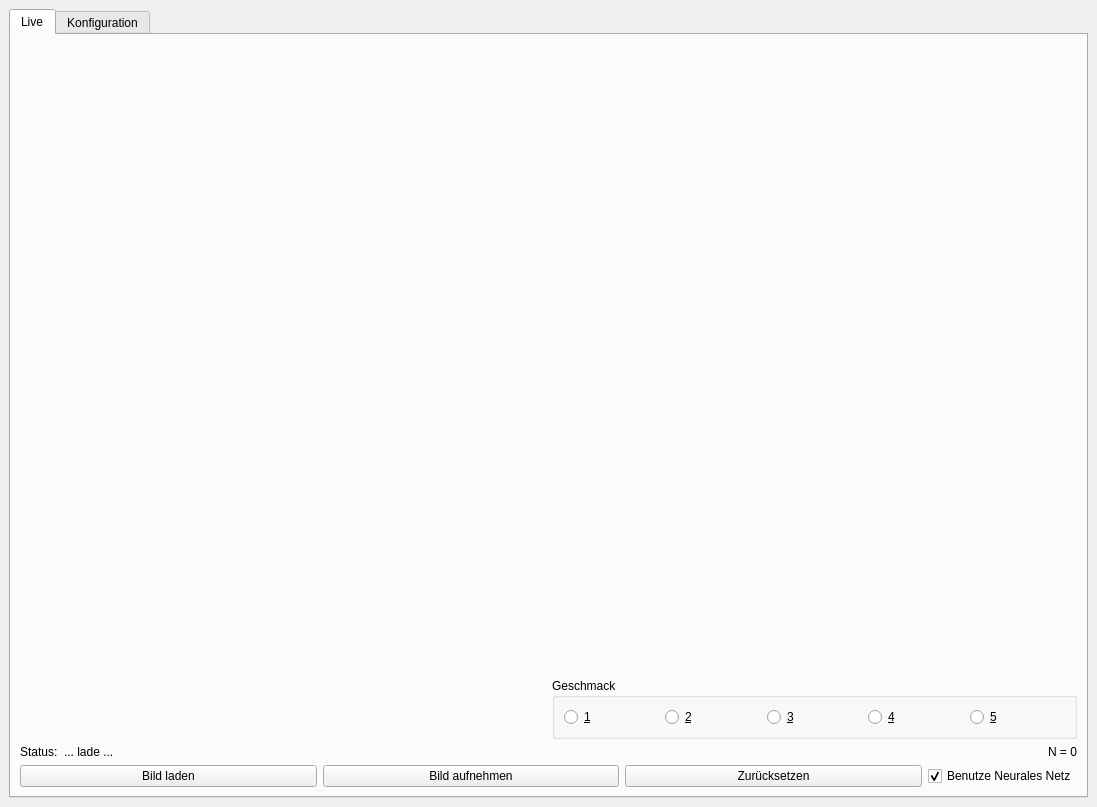
<?xml version="1.0" encoding="UTF-8"?>
<ui version="4.0">
 <class>MainWindow</class>
 <widget class="QMainWindow" name="MainWindow">
  <property name="geometry">
   <rect>
    <x>0</x>
    <y>0</y>
    <width>1097</width>
    <height>807</height>
   </rect>
  </property>
  <property name="sizePolicy">
   <sizepolicy hsizetype="MinimumExpanding" vsizetype="MinimumExpanding">
    <horstretch>0</horstretch>
    <verstretch>0</verstretch>
   </sizepolicy>
  </property>
  <property name="minimumSize">
   <size>
    <width>1035</width>
    <height>560</height>
   </size>
  </property>
  <property name="windowTitle">
   <string>Haselnüsse</string>
  </property>
  <property name="locale">
   <locale language="German" country="Germany"/>
  </property>
  <widget class="QWidget" name="centralwidget">
   <layout class="QVBoxLayout" name="verticalLayout_2">
    <item>
     <widget class="QTabWidget" name="superTabWidget">
      <property name="currentIndex">
       <number>0</number>
      </property>
      <widget class="QWidget" name="liveTab">
       <attribute name="title">
        <string>Live</string>
       </attribute>
       <layout class="QVBoxLayout" name="verticalLayout_5">
        <item>
         <layout class="QHBoxLayout" name="horizontalLayout_11">
          <item>
           <widget class="CVImageWidget" name="liveView" native="true">
            <property name="sizePolicy">
             <sizepolicy hsizetype="MinimumExpanding" vsizetype="MinimumExpanding">
              <horstretch>0</horstretch>
              <verstretch>0</verstretch>
             </sizepolicy>
            </property>
           </widget>
          </item>
          <item>
           <layout class="QVBoxLayout" name="verticalLayout_4">
            <item>
             <widget class="CVImageWidget" name="liveNut" native="true">
              <property name="sizePolicy">
               <sizepolicy hsizetype="MinimumExpanding" vsizetype="MinimumExpanding">
                <horstretch>0</horstretch>
                <verstretch>0</verstretch>
               </sizepolicy>
              </property>
             </widget>
            </item>
            <item>
             <widget class="QGroupBox" name="rateGroupBox">
              <property name="sizePolicy">
               <sizepolicy hsizetype="Minimum" vsizetype="Minimum">
                <horstretch>3</horstretch>
                <verstretch>0</verstretch>
               </sizepolicy>
              </property>
              <property name="title">
               <string>Geschmack</string>
              </property>
              <layout class="QHBoxLayout" name="horizontalLayout_12">
               <item>
                <widget class="QRadioButton" name="rateButton1">
                 <property name="text">
                  <string>&amp;1</string>
                 </property>
                 <property name="shortcut">
                  <string>1</string>
                 </property>
                </widget>
               </item>
               <item>
                <widget class="QRadioButton" name="rateButton2">
                 <property name="text">
                  <string>&amp;2</string>
                 </property>
                 <property name="shortcut">
                  <string>2</string>
                 </property>
                </widget>
               </item>
               <item>
                <widget class="QRadioButton" name="rateButton3">
                 <property name="text">
                  <string>&amp;3</string>
                 </property>
                 <property name="shortcut">
                  <string>3</string>
                 </property>
                </widget>
               </item>
               <item>
                <widget class="QRadioButton" name="rateButton4">
                 <property name="text">
                  <string>&amp;4</string>
                 </property>
                 <property name="shortcut">
                  <string>4</string>
                 </property>
                </widget>
               </item>
               <item>
                <widget class="QRadioButton" name="rateButton5">
                 <property name="text">
                  <string>&amp;5</string>
                 </property>
                 <property name="shortcut">
                  <string>5</string>
                 </property>
                </widget>
               </item>
              </layout>
             </widget>
            </item>
           </layout>
          </item>
         </layout>
        </item>
        <item>
         <layout class="QHBoxLayout" name="horizontalLayout_9">
          <item>
           <widget class="QLabel" name="label">
            <property name="sizePolicy">
             <sizepolicy hsizetype="Minimum" vsizetype="Minimum">
              <horstretch>0</horstretch>
              <verstretch>0</verstretch>
             </sizepolicy>
            </property>
            <property name="text">
             <string>Status:</string>
            </property>
           </widget>
          </item>
          <item>
           <widget class="QLabel" name="statusLabel">
            <property name="sizePolicy">
             <sizepolicy hsizetype="Minimum" vsizetype="Minimum">
              <horstretch>9</horstretch>
              <verstretch>0</verstretch>
             </sizepolicy>
            </property>
            <property name="text">
             <string>... lade ...</string>
            </property>
           </widget>
          </item>
          <item>
           <widget class="QLabel" name="NLabel">
            <property name="text">
             <string>N = 0</string>
            </property>
           </widget>
          </item>
         </layout>
        </item>
        <item>
         <layout class="QHBoxLayout" name="horizontalLayout_10">
          <item>
           <widget class="QPushButton" name="loadButton">
            <property name="text">
             <string>Bild laden</string>
            </property>
           </widget>
          </item>
          <item>
           <widget class="QPushButton" name="captureButton">
            <property name="text">
             <string>Bild aufnehmen</string>
            </property>
            <property name="shortcut">
             <string/>
            </property>
           </widget>
          </item>
          <item>
           <widget class="QPushButton" name="resetButton">
            <property name="text">
             <string>Zurücksetzen</string>
            </property>
           </widget>
          </item>
          <item>
           <widget class="QCheckBox" name="neuralNetCheckBox">
            <property name="sizePolicy">
             <sizepolicy hsizetype="Fixed" vsizetype="Minimum">
              <horstretch>0</horstretch>
              <verstretch>0</verstretch>
             </sizepolicy>
            </property>
            <property name="text">
             <string>Benutze Neurales Netz</string>
            </property>
            <property name="checked">
             <bool>true</bool>
            </property>
           </widget>
          </item>
         </layout>
        </item>
       </layout>
      </widget>
      <widget class="QWidget" name="configTab">
       <attribute name="title">
        <string>Konfiguration</string>
       </attribute>
       <layout class="QVBoxLayout" name="verticalLayout_6">
        <item>
         <widget class="QTabWidget" name="configTabWidget">
          <property name="currentIndex">
           <number>0</number>
          </property>
          <widget class="QWidget" name="detectTab">
           <attribute name="title">
            <string>Nüsse erkennen</string>
           </attribute>
           <layout class="QVBoxLayout" name="verticalLayout">
            <item>
             <layout class="QHBoxLayout" name="horizontalLayout_4">
              <item>
               <widget class="QPushButton" name="previousButton">
                <property name="text">
                 <string>Vorheriger Schritt</string>
                </property>
                <property name="shortcut">
                 <string>Ctrl+S</string>
                </property>
               </widget>
              </item>
              <item>
               <widget class="QPushButton" name="nextButton">
                <property name="text">
                 <string>Nächster Schritt</string>
                </property>
                <property name="shortcut">
                 <string>Right</string>
                </property>
               </widget>
              </item>
              <item>
               <widget class="QPushButton" name="saveButton">
                <property name="text">
                 <string>Speichern</string>
                </property>
               </widget>
              </item>
             </layout>
            </item>
            <item>
             <widget class="QProgressBar" name="progressBar">
              <property name="enabled">
               <bool>true</bool>
              </property>
              <property name="value">
               <number>24</number>
              </property>
             </widget>
            </item>
            <item>
             <widget class="QLabel" name="operationLabel">
              <property name="text">
               <string>Aktuelle Operation:</string>
              </property>
             </widget>
            </item>
            <item>
             <layout class="QHBoxLayout" name="horizontalLayout_3">
              <item>
               <widget class="QLabel" name="label_1">
                <property name="text">
                 <string>Input:</string>
                </property>
               </widget>
              </item>
              <item>
               <widget class="QLabel" name="label_3">
                <property name="text">
                 <string>Output:</string>
                </property>
               </widget>
              </item>
             </layout>
            </item>
            <item>
             <layout class="QHBoxLayout" name="horizontalLayout">
              <item>
               <widget class="CVImageWidget" name="inputView" native="true">
                <property name="sizePolicy">
                 <sizepolicy hsizetype="MinimumExpanding" vsizetype="MinimumExpanding">
                  <horstretch>0</horstretch>
                  <verstretch>0</verstretch>
                 </sizepolicy>
                </property>
               </widget>
              </item>
              <item>
               <widget class="CVImageWidget" name="outputView" native="true">
                <property name="sizePolicy">
                 <sizepolicy hsizetype="MinimumExpanding" vsizetype="MinimumExpanding">
                  <horstretch>0</horstretch>
                  <verstretch>0</verstretch>
                 </sizepolicy>
                </property>
               </widget>
              </item>
             </layout>
            </item>
            <item>
             <layout class="QHBoxLayout" name="horizontalLayout_2">
              <item>
               <widget class="QLabel" name="param1Label">
                <property name="text">
                 <string>Parameter 1:</string>
                </property>
               </widget>
              </item>
              <item>
               <widget class="QSlider" name="param1Slider">
                <property name="maximum">
                 <number>255</number>
                </property>
                <property name="value">
                 <number>10</number>
                </property>
                <property name="orientation">
                 <enum>Qt::Horizontal</enum>
                </property>
               </widget>
              </item>
              <item>
               <widget class="QSpinBox" name="param1SpinBox">
                <property name="minimum">
                 <number>1</number>
                </property>
                <property name="maximum">
                 <number>255</number>
                </property>
                <property name="singleStep">
                 <number>1</number>
                </property>
                <property name="value">
                 <number>10</number>
                </property>
               </widget>
              </item>
              <item>
               <widget class="QLabel" name="param2Label">
                <property name="text">
                 <string>Parameter 2:</string>
                </property>
               </widget>
              </item>
              <item>
               <widget class="QSlider" name="param2Slider">
                <property name="maximum">
                 <number>255</number>
                </property>
                <property name="value">
                 <number>3</number>
                </property>
                <property name="orientation">
                 <enum>Qt::Horizontal</enum>
                </property>
               </widget>
              </item>
              <item>
               <widget class="QSpinBox" name="param2SpinBox">
                <property name="minimum">
                 <number>1</number>
                </property>
                <property name="maximum">
                 <number>255</number>
                </property>
                <property name="value">
                 <number>3</number>
                </property>
               </widget>
              </item>
              <item>
               <widget class="QPushButton" name="saveConfigButton">
                <property name="text">
                 <string>Konfiguration speichern</string>
                </property>
               </widget>
              </item>
             </layout>
            </item>
           </layout>
          </widget>
          <widget class="QWidget" name="rateTab">
           <attribute name="title">
            <string>Nüsse bewerten</string>
           </attribute>
           <layout class="QVBoxLayout" name="verticalLayout_3">
            <item>
             <layout class="QHBoxLayout" name="horizontalLayout_5">
              <item>
               <widget class="QPushButton" name="previousNut">
                <property name="text">
                 <string>vorherige Nuss</string>
                </property>
               </widget>
              </item>
              <item>
               <widget class="QPushButton" name="nextNut">
                <property name="text">
                 <string>nächste Nuss</string>
                </property>
               </widget>
              </item>
              <item>
               <widget class="QPushButton" name="rate_previousButton">
                <property name="text">
                 <string>Vorheriger Schritt</string>
                </property>
                <property name="shortcut">
                 <string>Ctrl+S</string>
                </property>
               </widget>
              </item>
              <item>
               <widget class="QPushButton" name="rate_nextButton">
                <property name="text">
                 <string>Nächster Schritt</string>
                </property>
                <property name="shortcut">
                 <string>Right</string>
                </property>
               </widget>
              </item>
              <item>
               <widget class="QPushButton" name="rate_saveButton">
                <property name="enabled">
                 <bool>true</bool>
                </property>
                <property name="text">
                 <string>Speichern</string>
                </property>
               </widget>
              </item>
             </layout>
            </item>
            <item>
             <widget class="QProgressBar" name="rate_progressBar">
              <property name="enabled">
               <bool>true</bool>
              </property>
              <property name="value">
               <number>24</number>
              </property>
             </widget>
            </item>
            <item>
             <widget class="QLabel" name="rate_operationLabel">
              <property name="text">
               <string>Aktuelle Operation:</string>
              </property>
             </widget>
            </item>
            <item>
             <layout class="QHBoxLayout" name="horizontalLayout_6">
              <item>
               <widget class="QLabel" name="label_2">
                <property name="text">
                 <string>Input:</string>
                </property>
               </widget>
              </item>
              <item>
               <widget class="QLabel" name="label_4">
                <property name="text">
                 <string>Output:</string>
                </property>
               </widget>
              </item>
             </layout>
            </item>
            <item>
             <layout class="QHBoxLayout" name="horizontalLayout_7">
              <item>
               <widget class="CVImageWidget" name="rate_inputView" native="true">
                <property name="sizePolicy">
                 <sizepolicy hsizetype="MinimumExpanding" vsizetype="MinimumExpanding">
                  <horstretch>0</horstretch>
                  <verstretch>0</verstretch>
                 </sizepolicy>
                </property>
               </widget>
              </item>
              <item>
               <widget class="CVImageWidget" name="rate_outputView" native="true">
                <property name="sizePolicy">
                 <sizepolicy hsizetype="MinimumExpanding" vsizetype="MinimumExpanding">
                  <horstretch>0</horstretch>
                  <verstretch>0</verstretch>
                 </sizepolicy>
                </property>
               </widget>
              </item>
             </layout>
            </item>
            <item>
             <layout class="QHBoxLayout" name="horizontalLayout_8">
              <item>
               <widget class="QLabel" name="rate_param1Label">
                <property name="text">
                 <string>Parameter 1:</string>
                </property>
               </widget>
              </item>
              <item>
               <widget class="QSlider" name="rate_param1Slider">
                <property name="maximum">
                 <number>255</number>
                </property>
                <property name="value">
                 <number>10</number>
                </property>
                <property name="orientation">
                 <enum>Qt::Horizontal</enum>
                </property>
               </widget>
              </item>
              <item>
               <widget class="QSpinBox" name="rate_param1SpinBox">
                <property name="minimum">
                 <number>1</number>
                </property>
                <property name="maximum">
                 <number>255</number>
                </property>
                <property name="singleStep">
                 <number>1</number>
                </property>
                <property name="value">
                 <number>10</number>
                </property>
               </widget>
              </item>
              <item>
               <widget class="QLabel" name="rate_param2Label">
                <property name="text">
                 <string>Parameter 2:</string>
                </property>
               </widget>
              </item>
              <item>
               <widget class="QSlider" name="rate_param2Slider">
                <property name="maximum">
                 <number>255</number>
                </property>
                <property name="value">
                 <number>3</number>
                </property>
                <property name="orientation">
                 <enum>Qt::Horizontal</enum>
                </property>
               </widget>
              </item>
              <item>
               <widget class="QSpinBox" name="rate_param2SpinBox">
                <property name="minimum">
                 <number>1</number>
                </property>
                <property name="maximum">
                 <number>255</number>
                </property>
                <property name="value">
                 <number>3</number>
                </property>
               </widget>
              </item>
              <item>
               <widget class="QPushButton" name="rate_saveConfigButton">
                <property name="text">
                 <string>Konfiguration speichern</string>
                </property>
               </widget>
              </item>
             </layout>
            </item>
            <item>
             <widget class="QLabel" name="resultLabel">
              <property name="text">
               <string>Ergebnis:</string>
              </property>
             </widget>
            </item>
           </layout>
          </widget>
         </widget>
        </item>
       </layout>
      </widget>
     </widget>
    </item>
   </layout>
  </widget>
 </widget>
 <customwidgets>
  <customwidget>
   <class>CVImageWidget</class>
   <extends>QWidget</extends>
   <header>cvimagewidget.h</header>
   <container>1</container>
  </customwidget>
 </customwidgets>
 <resources/>
 <connections>
  <connection>
   <sender>rate_param1Slider</sender>
   <signal>valueChanged(int)</signal>
   <receiver>rate_param1SpinBox</receiver>
   <slot>setValue(int)</slot>
   <hints>
    <hint type="sourcelabel">
     <x>272</x>
     <y>729</y>
    </hint>
    <hint type="destinationlabel">
     <x>408</x>
     <y>733</y>
    </hint>
   </hints>
  </connection>
  <connection>
   <sender>rate_param1SpinBox</sender>
   <signal>valueChanged(int)</signal>
   <receiver>rate_param1Slider</receiver>
   <slot>setValue(int)</slot>
   <hints>
    <hint type="sourcelabel">
     <x>411</x>
     <y>718</y>
    </hint>
    <hint type="destinationlabel">
     <x>226</x>
     <y>728</y>
    </hint>
   </hints>
  </connection>
  <connection>
   <sender>rate_param2SpinBox</sender>
   <signal>valueChanged(int)</signal>
   <receiver>rate_param2Slider</receiver>
   <slot>setValue(int)</slot>
   <hints>
    <hint type="sourcelabel">
     <x>845</x>
     <y>726</y>
    </hint>
    <hint type="destinationlabel">
     <x>797</x>
     <y>732</y>
    </hint>
   </hints>
  </connection>
  <connection>
   <sender>rate_param2Slider</sender>
   <signal>valueChanged(int)</signal>
   <receiver>rate_param2SpinBox</receiver>
   <slot>setValue(int)</slot>
   <hints>
    <hint type="sourcelabel">
     <x>704</x>
     <y>726</y>
    </hint>
    <hint type="destinationlabel">
     <x>840</x>
     <y>719</y>
    </hint>
   </hints>
  </connection>
 </connections>
</ui>
